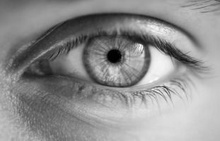
%> input picture MatlabWorkspace5Edition/Chapter 5/eye.jpg, 220 x 141 px, shrunk from 311 x 200 before the run
$ octave chapter5.m   (GNU Octave 9; MATLAB toolbox functions it lacks are replaced by stand-ins)
%> lines starting %> are read from the running program, lines starting %| are printed output that depends on the picture; in (x1, y1, x2, y2) boxes, pixels count from 0 and x2, y2 are one past the last pixel; in counts of white or black regions, pixels touching at a corner belong together; the program's own positions count from 1
### MatlabWorkspace5Edition/Chapter 5/Sobel.m
function edge = Sobel(image)
%New image point brightness = magnitude of Prewitt operator
%
%  Usage: [new image] = Sobel(image)
%
%  Parameters: images of magnitude and phase      - arrays of points

%get dimensions
[rows,cols]=size(image);

%set the output image to black (0)
edge(1:rows,1:cols,2)=0;

%then form the difference
for x = 2:cols-1 %address all columns except border
  for y = 2:rows-1 %address all rows except border
    Sobel_y=image(y-1,x-1)+2*image(y-1,x)+image(y-1,x+1)-...
             image(y+1,x-1)-2*image(y+1,x)-image(y+1,x+1);
    Sobel_x=image(y-1,x-1)+2*image(y,x-1)+image(y+1,x-1)-...
             image(y-1,x+1)-2*image(y,x+1)-image(y+1,x+1);
    edge(y,x,1)=floor(sqrt(Sobel_x*Sobel_x+Sobel_y*Sobel_y));
    edge(y,x,2)=floor(sqrt((atan(Sobel_y/Sobel_x)+(pi/2))*180/pi));
  end
end

### MatlabWorkspace5Edition/Chapter 5/draw_full_circle.m
function image = draw_full_circle(image,xc, yc, rad)

%get dimensions
[rows,cols]=size(image);

%clear image
image(1:rows,1:cols)=0;

%draw a circle of points
for theta=1:360
    xd=round(xc+rad*cos(theta*pi/180));
    yd=round(yc+rad*sin(theta*pi/180));
    if ((xd<cols)&&(xd>0)&&(yd<rows)&&(yd>0))
        image(yd,xd)=255;
    end
end

### MatlabWorkspace5Edition/Chapter 5/template_match.m
function image = template_match(image,template)
%New image point brightness convolution of template with image
%  Usage: [new image] = convolve(image,template of point values)
%
%  Parameters: image      - array of points
%              template   - array of weighting coefficients

%get image dimensions
[rows,cols]=size(image);

%get template dimensions
[trows,tcols]=size(template);

%half of template rows is
tr=floor(trows/2);

%half of template cols is
tc=floor(tcols/2);

%set an output as black
accum(1:rows,1:cols)=0;

%then convolve the template
for x = tc+1:cols-tc %address all columns except border
    for y = tr+1:rows-tr %address all rows except border
        sum=0; %initialise the sum
        for iwin=1:tcols %address all points in the template
            for jwin=1:trows
                sum=sum+image(y+jwin-tr-1,x+iwin-tc-1)*...
                           template(jwin,iwin);
            end
        end
        accum(y,x)=sum;
    end
end

%find the maximum
biggest_vote=max(max(accum));

for x = 1:cols %address all columns
  for y = 1:rows %address all rows
          if accum(y,x)==biggest_vote
              centrex=x;
              centrey=y;
          end
  end
end

disp('the shape started at')
centrex
centrey

%now add the template to the image
image(centrey-tr:centrey+tr,centrex-tc:centrex+tc)=...
    image(centrey-tr:centrey+tr,centrex-tc:centrex+tc)+2*template(1:tcols,1:trows);
end

### MatlabWorkspace5Edition/Chapter 5/chapter5.m
%Chapter 5 Fixed shape matching

disp ('Welcome to the Chapter5 script')
disp ('This worksheet is the companion to Chapter 5.')
disp ('Here you will find template matching and the basic Hough transform functions')

disp ('Here is an image.')
eye=imread('eye','jpg');
%> eye is the input picture: size 141x220 uint8; min 0, max 254, mean 142.8
imagesc(eye(:,:,1))
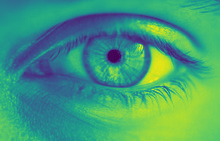
%> displayed picture: size 141x220x3, on the screen's scale of 0 to 255; mean R, G, B 66.4, 156.3, 119.2
disp ('Hit return to continue')
pause
disp ('And here is its edge detected version.')
sob_eye=Sobel(eye);
imagesc(sob_eye(:,:,1))
disp ('Hit return to continue')
pause

%define circle template
xcentre=60;
ycentre=50;
radius=48;
b=draw_full_circle(eye,xcentre,ycentre,radius);
%> in draw_full_circle, `image(1:rows,1:cols)=0;`: image: size 141x220 uint8; every value is 0
%> after the loop in draw_full_circle, `for theta=1:360`:
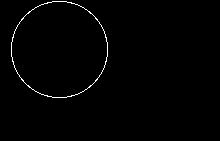
%> image: size 141x220 uint8; 0.95% white in thin lines or dots, all inside (x1, y1, x2, y2) = (11, 1, 108, 98)
c=b(ycentre-radius:ycentre+radius,xcentre-radius:xcentre+radius);
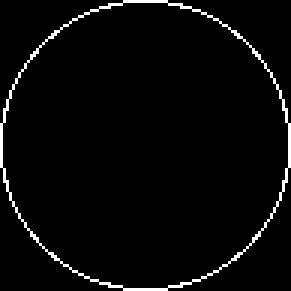
%> c: size 97x97 uint8 (shown 3 times larger); 3.1% white in thin lines or dots

disp ('First, we shall do it by template matching')
d=template_match(sob_eye(:,:,1),c);
%> in template_match, `accum(1:rows,1:cols)=0;`: accum: size 141x220 double; every value is 0
%> (the run ends here)
